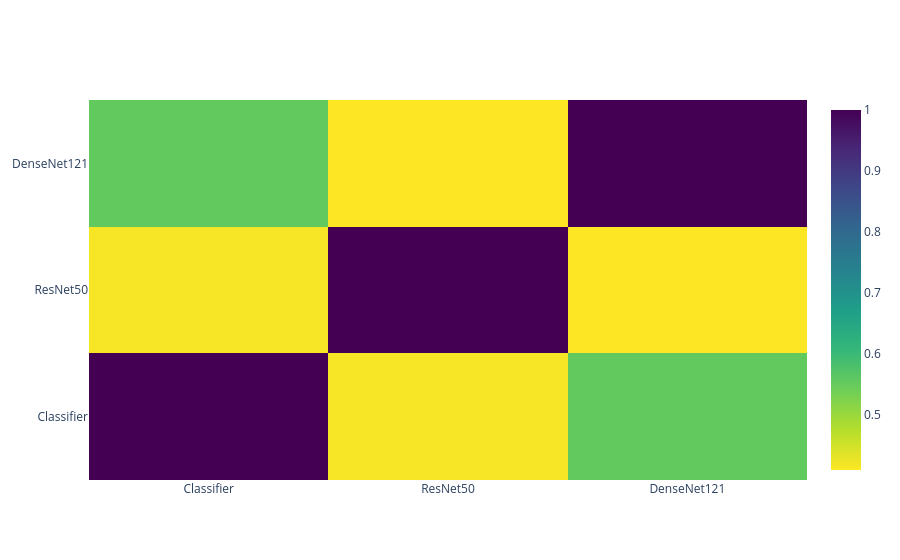

Here is the notebook cell this chart was saved with:
### Code cell
import plotly.offline as py
import plotly.graph_objs as go

data = [
    go.Heatmap(
        z= base_predictions_test.astype(float).corr().values ,
        x=base_predictions_test.columns.values,
        y= base_predictions_test.columns.values,
          colorscale='Viridis',
            showscale=True,
            reversescale = True
    )
]
py.iplot(data, filename='labelled-heatmap')

### Figure 1 — Plotly figure (JSON) as saved in the notebook; plotly's stock layout.template omitted (floating-point values rounded to 4 significant figures)
{"data": [{"colorscale": [[0, "#440154"], [0.1111, "#482878"], [0.2222, "#3e4989"], [0.3333, "#31688e"], [0.4444, "#26828e"], [0.5556, "#1f9e89"], [0.6667, "#35b779"], [0.7778, "#6ece58"], [0.8889, "#b5de2b"], [1, "#fde725"]], "reversescale": true, "showscale": true, "type": "heatmap", "x": ["Classifier", "ResNet50", "DenseNet121"], "y": ["Classifier", "ResNet50", "DenseNet121"], "z": [[1, 0.4163, 0.5555], [0.4163, 1, 0.4103], [0.5555, 0.4103, 1]]}], "layout": {}}
